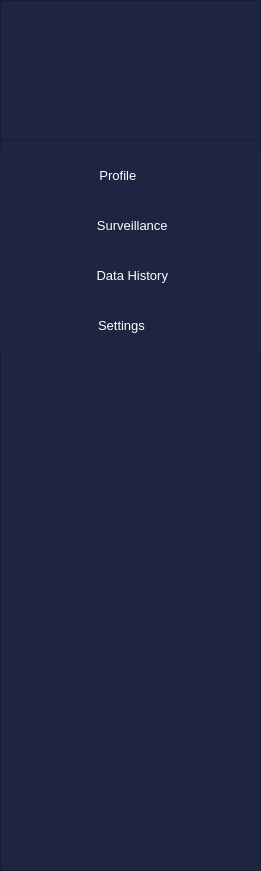
      <widget class="QFrame" name="menu_frame">
       <property name="geometry">
        <rect>
         <x>0</x>
         <y>0</y>
         <width>261</width>
         <height>871</height>
        </rect>
       </property>
       <property name="styleSheet">
        <string notr="true">background-color: rgb(30, 37, 65);</string>
       </property>
       <property name="frameShape">
        <enum>QFrame::StyledPanel</enum>
       </property>
       <property name="frameShadow">
        <enum>QFrame::Raised</enum>
       </property>
       <widget class="QFrame" name="menu">
        <property name="geometry">
         <rect>
          <x>0</x>
          <y>140</y>
          <width>261</width>
          <height>731</height>
         </rect>
        </property>
        <property name="frameShape">
         <enum>QFrame::StyledPanel</enum>
        </property>
        <property name="frameShadow">
         <enum>QFrame::Raised</enum>
        </property>
        <widget class="QPushButton" name="profileButton">
         <property name="geometry">
          <rect>
           <x>0</x>
           <y>10</y>
           <width>261</width>
           <height>51</height>
          </rect>
         </property>
         <property name="font">
          <font>
           <pointsize>10</pointsize>
          </font>
         </property>
         <property name="layoutDirection">
          <enum>Qt::LeftToRight</enum>
         </property>
         <property name="styleSheet">
          <string notr="true">QPushButton{
	color: rgb(255, 255, 255);
}

QPushButton:hover:!pressed{
	background-color: qlineargradient(spread:pad, x1:0, y1:0, x2:1, y2:0, stop:0 		rgba(30, 37, 65, 255), stop:1 rgba(85, 122, 224, 255))
}

QPushButton:focus{
	background-color: qlineargradient(spread:pad, x1:0, y1:0, x2:1, y2:0, stop:0 		rgba(30, 37, 65, 255), stop:1 rgba(85, 122, 224, 255))
}

QPushButton{
	border: none;
}</string>
         </property>
         <property name="text">
          <string> Profile        </string>
         </property>
         <property name="icon">
          <iconset resource="detechRs.qrc">
           <normaloff>:/images/images/profileIcon.png</normaloff>:/images/images/profileIcon.png</iconset>
         </property>
         <property name="iconSize">
          <size>
           <width>20</width>
           <height>20</height>
          </size>
         </property>
         <property name="checkable">
          <bool>false</bool>
         </property>
         <property name="flat">
          <bool>false</bool>
         </property>
        </widget>
        <widget class="QPushButton" name="surveillanceButton">
         <property name="geometry">
          <rect>
           <x>0</x>
           <y>60</y>
           <width>261</width>
           <height>50</height>
          </rect>
         </property>
         <property name="font">
          <font>
           <pointsize>10</pointsize>
          </font>
         </property>
         <property name="layoutDirection">
          <enum>Qt::LeftToRight</enum>
         </property>
         <property name="styleSheet">
          <string notr="true">QPushButton{
	color: rgb(255, 255, 255);
}

QPushButton:hover:!pressed{
	background-color: qlineargradient(spread:pad, x1:0, y1:0, x2:1, y2:0, stop:0 		rgba(30, 37, 65, 255), stop:1 rgba(85, 122, 224, 255))
}

QPushButton:focus{
	background-color: qlineargradient(spread:pad, x1:0, y1:0, x2:1, y2:0, stop:0 		rgba(30, 37, 65, 255), stop:1 rgba(85, 122, 224, 255))
}

QPushButton{
	border: none;
}</string>
         </property>
         <property name="text">
          <string> Surveillance</string>
         </property>
         <property name="icon">
          <iconset resource="detechRs.qrc">
           <normaloff>:/images/images/surveillanceIcon.png</normaloff>:/images/images/surveillanceIcon.png</iconset>
         </property>
         <property name="iconSize">
          <size>
           <width>20</width>
           <height>20</height>
          </size>
         </property>
        </widget>
        <widget class="QPushButton" name="dataHistoryButton">
         <property name="geometry">
          <rect>
           <x>0</x>
           <y>110</y>
           <width>261</width>
           <height>51</height>
          </rect>
         </property>
         <property name="font">
          <font>
           <pointsize>10</pointsize>
          </font>
         </property>
         <property name="styleSheet">
          <string notr="true">QPushButton{
	color: rgb(255, 255, 255);
}

QPushButton:hover:!pressed{
	background-color: qlineargradient(spread:pad, x1:0, y1:0, x2:1, y2:0, stop:0 		rgba(30, 37, 65, 255), stop:1 rgba(85, 122, 224, 255))
}

QPushButton:focus{
	background-color: qlineargradient(spread:pad, x1:0, y1:0, x2:1, y2:0, stop:0 		rgba(30, 37, 65, 255), stop:1 rgba(85, 122, 224, 255))
}

QPushButton{
	border: none;
}</string>
         </property>
         <property name="text">
          <string> Data History</string>
         </property>
         <property name="icon">
          <iconset resource="detechRs.qrc">
           <normaloff>:/images/images/dataHistoryIcon.png</normaloff>:/images/images/dataHistoryIcon.png</iconset>
         </property>
         <property name="iconSize">
          <size>
           <width>20</width>
           <height>20</height>
          </size>
         </property>
        </widget>
        <widget class="QPushButton" name="settingsButton">
         <property name="geometry">
          <rect>
           <x>0</x>
           <y>160</y>
           <width>261</width>
           <height>51</height>
          </rect>
         </property>
         <property name="font">
          <font>
           <pointsize>10</pointsize>
          </font>
         </property>
         <property name="styleSheet">
          <string notr="true">QPushButton{
	color: rgb(255, 255, 255);
}

QPushButton:hover:!pressed{
	background-color: qlineargradient(spread:pad, x1:0, y1:0, x2:1, y2:0, stop:0 		rgba(30, 37, 65, 255), stop:1 rgba(85, 122, 224, 255))
}

QPushButton:focus{
	background-color: qlineargradient(spread:pad, x1:0, y1:0, x2:1, y2:0, stop:0 		rgba(30, 37, 65, 255), stop:1 rgba(85, 122, 224, 255))
}

QPushButton{
	border: none;
}</string>
         </property>
         <property name="text">
          <string> Settings      </string>
         </property>
         <property name="icon">
          <iconset resource="detechRs.qrc">
           <normaloff>:/images/images/settingIcon.png</normaloff>:/images/images/settingIcon.png</iconset>
         </property>
         <property name="iconSize">
          <size>
           <width>20</width>
           <height>20</height>
          </size>
         </property>
        </widget>
       </widget>
       <widget class="QFrame" name="logo_frame_2">
        <property name="geometry">
         <rect>
          <x>0</x>
          <y>0</y>
          <width>261</width>
          <height>141</height>
         </rect>
        </property>
        <property name="frameShape">
         <enum>QFrame::StyledPanel</enum>
        </property>
        <property name="frameShadow">
         <enum>QFrame::Raised</enum>
        </property>
        <widget class="QLabel" name="label_2">
         <property name="geometry">
          <rect>
           <x>10</x>
           <y>10</y>
           <width>241</width>
           <height>121</height>
          </rect>
         </property>
         <property name="text">
          <string/>
         </property>
         <property name="pixmap">
          <pixmap resource="detechRs.qrc">:/images/images/LOGO-and-TEXT - DETECH.png</pixmap>
         </property>
         <property name="scaledContents">
          <bool>true</bool>
         </property>
        </widget>
       </widget>
      </widget>
